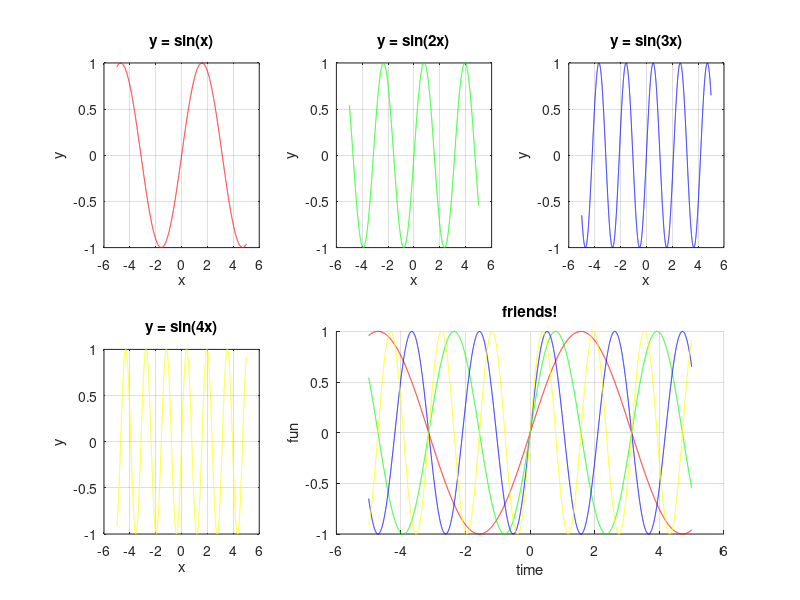

This chart was generated by the following MATLAB code:
x = linspace(-5, 5, 10000);
y_1 = sin(x);
y_2 = sin(2 * x);
y_3 = sin(3 * x);
y_4 = sin(4 * x);

subplot(2, 3, 1);
plot(x, y_1, 'r');
title('y = sin(x)');
xlabel('x');
ylabel('y');
grid on;

subplot(2, 3, 2);
plot(x, y_2, 'g');
title('y = sin(2x)');
xlabel('x');
ylabel('y');
grid on;

subplot(2, 3, 3);
plot(x, y_3, 'b');
title('y = sin(3x)');
xlabel('x');
ylabel('y');
grid on;

subplot(2, 3, 4);
plot(x, y_4, 'y');
title('y = sin(4x)');
xlabel('x');
ylabel('y');
grid on;

subplot(2, 3, [5 6]);
hold on;
plot(x, y_1, 'r');
plot(x, y_2, 'g');
plot(x, y_3, 'b');
plot(x, y_4, 'y');
title('friends!');
xlabel('time');
ylabel('fun');
grid on;